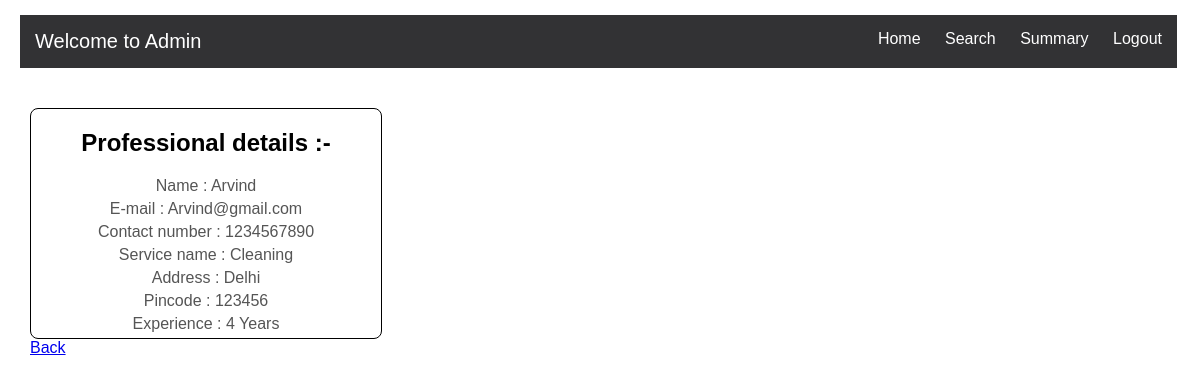
Screenshot of /Admin/Home/Professional/1 with the database file from the repository.
### Application/models.py (models this page shows)
class Professional(db.Model):
    Id = db.Column(db.Integer, unique=True, primary_key=True, autoincrement=True, nullable=False)
    Full_name =db.Column(db.String, nullable=False)
    Email =db.Column(db.String, unique=True, nullable=False)
    Password =db.Column(db.String, nullable=False)
    Phone_number=db.Column(db.Integer, nullable=False)
    Service_name =db.Column(db.String)
    Address =db.Column(db.String, nullable=False)
    Pincode =db.Column(db.Integer, nullable=False)
    Experience =db.Column(db.Integer)
    Status = db.Column(db.String)
    service_requests = db.relationship('Service_request', backref='professional', lazy=True)

### Application/controller.py (the view)
@app.route('/Admin/Home/Professional/<int:S_id>', methods=["GET"])
def A_P_details(S_id):
    P_S=Professional.query.filter_by(Id=S_id).first()
    return render_template("Admin_professional.html",prof=P_S)

### templates/Admin_professional.html (shortened to what this page needs)
<!DOCTYPE html>
<html lang="en">
<head>
    <link rel="stylesheet" type="text/css" href="{{url_for('static',filename='style1.css')}}">
</head>
<body>
    {% include 'Admin_header.html' %}
    <div class="edit">
    <h2>Professional details :-</h2>
    <p> Name  : {{prof['Full_name']}}</p>
    <p> E-mail  : {{prof['Email']}}</p>
    <p> Contact number  : {{prof['Phone_number']}}</p>
    <p> Service name  : {{prof['Service_name']}}</p>
    <p> Address  : {{prof['Address']}}</p>
    <p> Pincode  : {{prof['Pincode']}}</p>
    <p> Experience  : {{prof['Experience']}} Years</p>
    </div>
    <a href="/Admin/Home">Back</a>
</body>
</html>

### static/style1.css (style rules this page uses)
body { font-family: Arial, sans-serif; margin-left: 30px; }
.edit p { margin: 10px 0; font-size: 16px; color: #555; }
.edit { max-width: 350px; border: 1px solid black; border-radius: 8px; text-align: center; }
.edit p { margin-top: 5px; margin-bottom: 5px; }

### rows the page displays
Professional: Full_name "Arvind", Email "Arvind@gmail.com", Phone_number "1234567890", Service_name "Cleaning", Address "Delhi", Pincode "123456", Experience "4"
